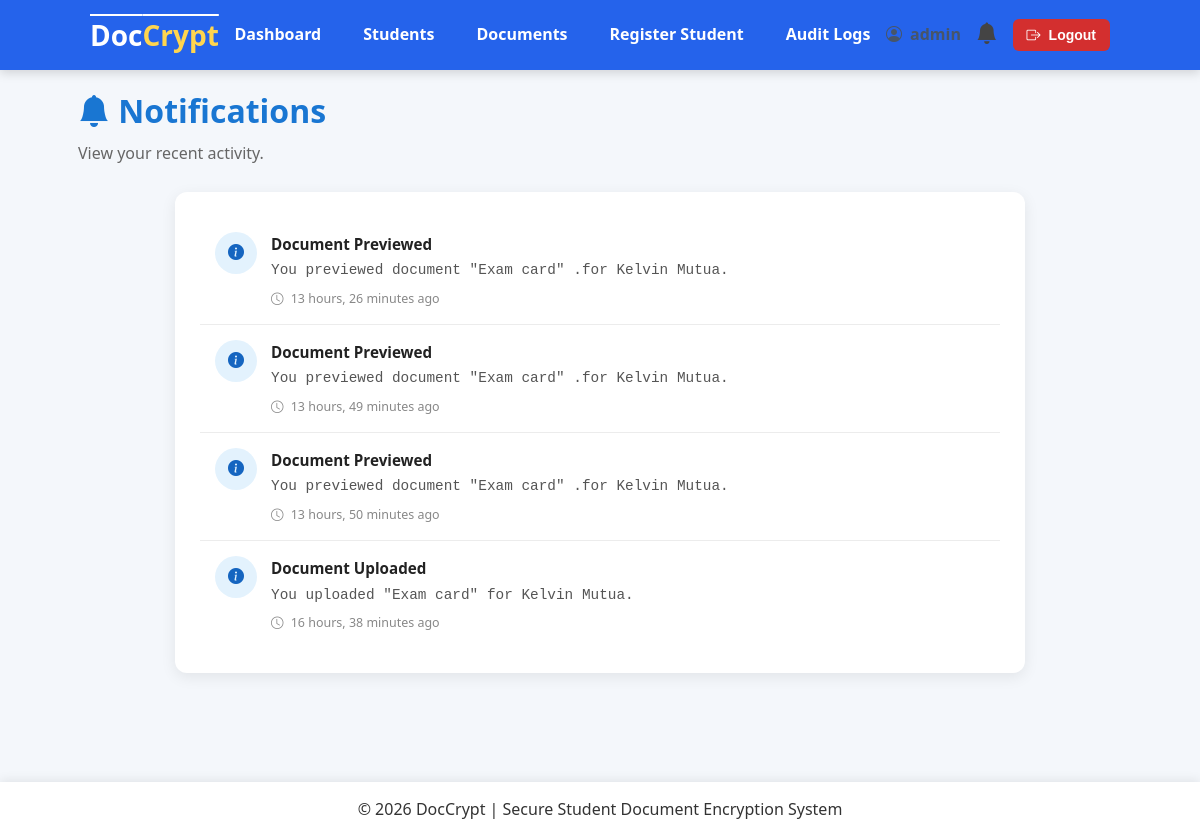
Screenshot of /notifications/notifications/ (signed in) with the database file from the repository.
### notifications/models.py (models this page shows, shortened)
class Notification(models.Model):
    class Type(models.TextChoices):
        INFO = "INFO", "Information"
        SUCCESS = "SUCCESS", "Success"
        WARNING = "WARNING", "Warning"
        ERROR = "ERROR", "Error"
    recipient = models.ForeignKey(settings.AUTH_USER_MODEL, on_delete=models.CASCADE, related_name="notifications")
    title = models.CharField(max_length=100)
    message =  models.TextField()
    notification_type = models.CharField(max_length=10, choices=Type.choices, default=Type.INFO)
    is_read = models.BooleanField(default=False)
    created_at = models.DateTimeField(auto_now_add=True)
    class Meta:
        ordering = ["-created_at"]

### notifications/views.py (the view)
# urls.py: path("notifications/", views.notification_list, name="notification_list"),
@login_required
def notification_list(request):
    all_notifications  = Notification.objects.filter(recipient=request.user).order_by("-created_at")
    return render(request, "notifications/notifications_list.html", {"notifications": all_notifications})

### notifications/context_processors.py (called while the page is built)
def notifications(request):
    if request.user.is_authenticated:
        notifications = Notification.objects.filter(
            recipient=request.user,
            is_read=False,
        ).order_by("-created_at")[:5]
        return {
            'notifications': notifications,
            "notification_count": notifications.count(),
        }
    return {
        "notifications": [],
        "notification_count":0,
    }

### users/models.py (called while the page is built)
    @property
    def is_admin(self):
        return self.role == self.Role.ADMIN or self.is_superuser

### notifications/templates/notifications/notifications_list.html (shortened to what this page needs)
{% extends "users/base.html" %}
{% block content %}
<div class="page-header">
    <div>
        <h1>
            <i class="bi bi-bell-fill"></i>
            Notifications
        </h1>
        <p>
            View your recent activity.
        </p>
    </div>
</div>
<div class="notification-page">
    <div class="card">
    {% if notifications %}
        {% for notification in notifications %}
            <div class="notification-item notification-{{ notification.notification_type|lower }}">
                <div class="notification-icon">
                    {% if notification.notification_type == "SUCCESS" %}
                        <i class="bi bi-check-circle-fill"></i>
                    {% elif notification.notification_type == "WARNING" %}
                        <i class="bi bi-exclamation-triangle-fill"></i>
                    {% elif notification.notification_type == "ERROR" %}
                        <i class="bi bi-x-circle-fill"></i>
                    {% else %}
                        <i class="bi bi-info-circle-fill"></i>
                    {% endif %}
                </div>
                <div class="notification-content">
                    <strong>{{ notification.title }}</strong>
                    <p>{{ notification.message }}</p>
                    <small>
                        <i class="bi bi-clock"></i>
                        {{ notification.created_at|timesince }} ago
                    </small>
                </div>
            </div>
        {% endfor %}
    {% endif %}
    </div>
</div>
{% endblock %}

### static/css/style.css (style rules this page uses)
* { margin:0; padding:0; box-sizing:border-box; }
html { scroll-behavior: smooth; }
body { font-family:"Segoe UI",Tahoma,Geneva,Verdana,sans-serif; background:#f4f7fb; color:#333; line-height:1.6; padding-bottom: 70px; }
.page-header { display:grid; grid-template-columns: 1fr auto; align-items:center; margin-bottom:25px; margin-top: 15px; }
.page-header h1 { color:#1976d2; margin-bottom:5px; }
.page-header p { color:#666; }
.card { background:white; border-radius:12px; padding:25px; margin-bottom:25px; box-shadow:0 4px 15px rgba(0,0,0,.08); }
.notification-item { display:flex; align-items:flex-start; gap:14px; padding:15px; border-bottom:1px solid #ececec; transition:.2s ease; }
.notification-item:last-child { border-bottom:none; }
.notification-page { max-width: 850px; margin: 0 auto; }
.notification-icon { width:42px; height:42px; border-radius:50%; display:flex; justify-content:center; align-items:center; flex-shrink:0; font-size:1rem; }
.notification-content { flex:1; }
.notification-content strong { display:block; color:#222; margin-bottom:4px; font-size:.95rem; font-weight:600; }
.notification-content p { margin:0; color:#555; line-height:1.45; font-family: 'Courier New', Courier, monospace; font-size:.9rem; }
.notification-content small { display:block; margin-top:8px; color:#888; font-size:.78rem; }
.notification-content small i { margin-right:4px; }
.notification-info .notification-icon { background:#e3f2fd; color:#1565c0; }

### rows the page displays
Notification: title "Document Previewed", message "You previewed document \"Exam card\" .for Kelvin Mutua.", created_at "13 hours, 26 minutes"
Notification: title "Document Previewed", message "You previewed document \"Exam card\" .for Kelvin Mutua.", created_at "13 hours, 49 minutes"
Notification: title "Document Previewed", message "You previewed document \"Exam card\" .for Kelvin Mutua.", created_at "13 hours, 50 minutes"
Notification: title "Document Uploaded", message "You uploaded \"Exam card\" for Kelvin Mutua.", created_at "16 hours, 38 minutes"
